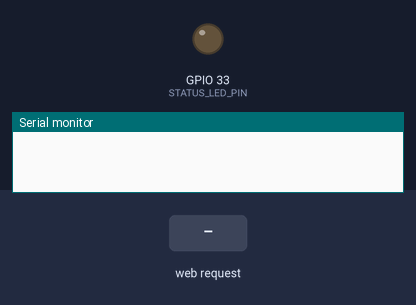
This sketch was run on a simulated ESP32. Shown: output pins drawn as LEDs (lit = HIGH), the last lines printed to the serial monitor. The inputs (shaded band) are chosen by the test bench. WiFi joins after 1.5 s; servers stay silent unless stated; the camera gives no picture.

Above: at 0.0 s.
At 4.0 s:
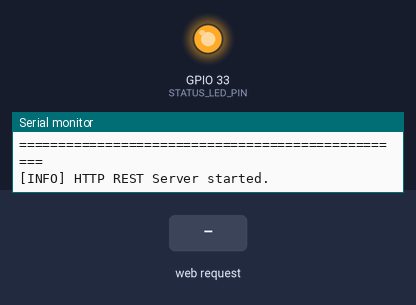
4.1 s: HTTP request GET /capture received
At 4.9 s:
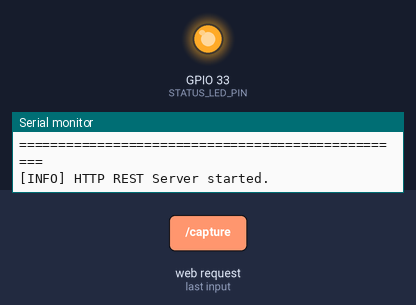
Timing chart, 0 to 7.1 s (numbered marks = the images above; inputs shaded):
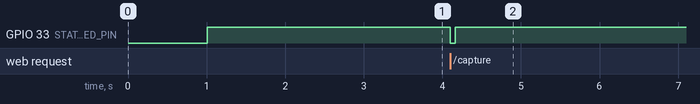

The sketch:

esp32_cam.ino
```cpp
/*
  EmotiCam - ESP32-CAM Firmware
  Real-Time Facial Emotion Detection Web System

  Target Board: AI-Thinker ESP32-CAM
  Camera Module: OV2640
  Protocol: HTTP over Wi-Fi

  Endpoints:
    - GET /        -> Diagnostic status web page
    - GET /capture -> Captures and returns latest JPEG frame
    - GET /status  -> Returns JSON telemetry (device, IP, camera state, free heap, uptime)

  Note: No SD card, No Bluetooth, No OLED display required.
*/

#include "esp_camera.h"
#include <WiFi.h>
#include <WebServer.h>
#include "soc/soc.h"
#include "soc/rtc_cntl_reg.h"

// =============================================================================
// WI-FI CONFIGURATION
// Replace with your local Wi-Fi SSID and Password before flashing
// =============================================================================
const char* ssid = "YOUR_WIFI_SSID";
const char* password = "YOUR_WIFI_PASSWORD";

// Web server listening on port 80
WebServer server(80);

// =============================================================================
// AI-THINKER ESP32-CAM PIN DEFINITIONS (OV2640)
// =============================================================================
#define PWDN_GPIO_NUM     32
#define RESET_GPIO_NUM    -1
#define XCLK_GPIO_NUM      0
#define SIOD_GPIO_NUM     26
#define SIOC_GPIO_NUM     27

#define Y9_GPIO_NUM       35
#define Y8_GPIO_NUM       34
#define Y7_GPIO_NUM       39
#define Y6_GPIO_NUM       36
#define Y5_GPIO_NUM       21
#define Y4_GPIO_NUM       19
#define Y3_GPIO_NUM       18
#define Y2_GPIO_NUM        5
#define VSYNC_GPIO_NUM    25
#define HREF_GPIO_NUM     23
#define PCLK_GPIO_NUM     22

// Optional onboard Flash LED (GPIO 4) and Status LED (GPIO 33)
#define FLASH_LED_PIN      4
#define STATUS_LED_PIN    33

// =============================================================================
// HANDLER: GET / (Root Diagnostic Page)
// =============================================================================
void handleRoot() {
  String html = "<!DOCTYPE html><html><head><meta charset='utf-8'>";
  html += "<meta name='viewport' content='width=device-width, initial-scale=1'>";
  html += "<title>EmotiCam ESP32-CAM Node</title>";
  html += "<style>body{font-family:sans-serif;background:#0d1117;color:#e6edf3;padding:2rem;text-align:center;}";
  html += ".card{background:#161b22;border:1px solid #30363d;border-radius:12px;padding:2rem;max-width:500px;margin:auto;box-shadow:0 8px 24px rgba(0,0,0,0.5);}";
  html += "h1{color:#58a6ff;margin-bottom:0.5rem;} .badge{background:#238636;color:white;padding:4px 12px;border-radius:20px;font-size:0.9rem;}";
  html += "a{color:#58a6ff;text-decoration:none;display:inline-block;margin-top:1rem;background:#21262d;padding:8px 16px;border-radius:6px;border:1px solid #30363d;}";
  html += "table{width:100%;margin-top:1.5rem;text-align:left;border-collapse:collapse;} td{padding:8px;border-bottom:1px solid #21262d;}</style></head><body>";
  html += "<div class='card'>";
  html += "<h1>EmotiCam Node</h1>";
  html += "<p><span class='badge'>CAMERA ONLINE</span></p>";
  html += "<table>";
  html += "<tr><td><b>Device:</b></td><td>AI-Thinker ESP32-CAM</td></tr>";
  html += "<tr><td><b>Sensor:</b></td><td>OmniVision OV2640</td></tr>";
  html += "<tr><td><b>IP Address:</b></td><td>" + WiFi.localIP().toString() + "</td></tr>";
  html += "<tr><td><b>Wi-Fi SSID:</b></td><td>" + String(WiFi.SSID()) + " (" + String(WiFi.RSSI()) + " dBm)</td></tr>";
  html += "<tr><td><b>Free Heap:</b></td><td>" + String(ESP.getFreeHeap()) + " bytes</td></tr>";
  html += "<tr><td><b>Uptime:</b></td><td>" + String(millis() / 1000) + "s</td></tr>";
  html += "</table>";
  html += "<a href='/capture' target='_blank'>Preview Single /capture Frame</a> ";
  html += "<a href='/status' target='_blank'>View /status JSON</a>";
  html += "</div></body></html>";

  server.sendHeader("Access-Control-Allow-Origin", "*");
  server.send(200, "text/html", html);
}

// =============================================================================
// HANDLER: GET /status (JSON Status Telemetry)
// =============================================================================
void handleStatus() {
  String json = "{";
  json += "\"device\":\"ESP32-CAM\",";
  json += "\"sensor\":\"OV2640\",";
  json += "\"camera\":\"online\",";
  json += "\"ip\":\"" + WiFi.localIP().toString() + "\",";
  json += "\"rssi\":" + String(WiFi.RSSI()) + ",";
  json += "\"free_heap\":" + String(ESP.getFreeHeap()) + ",";
  json += "\"uptime_ms\":" + String(millis());
  json += "}";

  server.sendHeader("Access-Control-Allow-Origin", "*");
  server.sendHeader("Content-Type", "application/json");
  server.send(200, "application/json", json);
}

// =============================================================================
// HANDLER: GET /capture (Real-Time JPEG Frame Capture)
// =============================================================================
void handleCapture() {
  camera_fb_t * fb = NULL;

  // Flash status LED indicator during capture
  digitalWrite(STATUS_LED_PIN, LOW); // Active LOW on ESP32-CAM

  // Capture frame from camera sensor
  fb = esp_camera_fb_get();

  digitalWrite(STATUS_LED_PIN, HIGH); // Turn off status LED

  if (!fb) {
    Serial.println("[ERROR] Camera capture failed!");
    server.sendHeader("Access-Control-Allow-Origin", "*");
    server.send(500, "text/plain", "Camera capture failed");
    return;
  }

  // Set HTTP headers for binary JPEG streaming
  server.sendHeader("Access-Control-Allow-Origin", "*");
  server.sendHeader("Content-Disposition", "inline; filename=capture.jpg");
  server.sendHeader("Cache-Control", "no-cache, no-store, must-revalidate");
  server.sendHeader("Pragma", "no-cache");
  server.sendHeader("Expires", "0");

  // Send the JPEG image buffer directly to client
  server.send_P(200, "image/jpeg", (const char *)fb->buf, fb->len);

  // Return buffer back to camera driver pool (Crucial to prevent memory leaks!)
  esp_camera_fb_return(fb);
}

// =============================================================================
// INITIALIZE CAMERA HARDWARE
// =============================================================================
bool initCamera() {
  camera_config_t config;
  config.ledc_channel = LEDC_CHANNEL_0;
  config.ledc_timer = LEDC_TIMER_0;
  config.pin_d0 = Y2_GPIO_NUM;
  config.pin_d1 = Y3_GPIO_NUM;
  config.pin_d2 = Y4_GPIO_NUM;
  config.pin_d3 = Y5_GPIO_NUM;
  config.pin_d4 = Y6_GPIO_NUM;
  config.pin_d5 = Y7_GPIO_NUM;
  config.pin_d6 = Y8_GPIO_NUM;
  config.pin_d7 = Y9_GPIO_NUM;
  config.pin_xclk = XCLK_GPIO_NUM;
  config.pin_pclk = PCLK_GPIO_NUM;
  config.pin_vsync = VSYNC_GPIO_NUM;
  config.pin_href = HREF_GPIO_NUM;
  config.pin_sccb_sda = SIOD_GPIO_NUM;
  config.pin_sccb_scl = SIOC_GPIO_NUM;
  config.pin_pwdn = PWDN_GPIO_NUM;
  config.pin_reset = RESET_GPIO_NUM;
  config.xclk_freq_hz = 20000000;
  config.pixel_format = PIXFORMAT_JPEG;

  // Frame size & quality configuration
  // PSRAM check allows higher resolution and double buffering
  if (psramFound()) {
    Serial.println("[INFO] PSRAM detected. Configuring VGA resolution (640x480).");
    config.frame_size = FRAMESIZE_VGA;  // 640x480
    config.jpeg_quality = 12;           // 10-63 (lower means higher quality)
    config.fb_count = 2;
    config.grab_mode = CAMERA_GRAB_LATEST;
  } else {
    Serial.println("[WARN] No PSRAM found. Falling back to QVGA (320x240).");
    config.frame_size = FRAMESIZE_QVGA; // 320x240
    config.jpeg_quality = 14;
    config.fb_count = 1;
    config.grab_mode = CAMERA_GRAB_WHEN_EMPTY;
  }

  // Camera init
  esp_err_t err = esp_camera_init(&config);
  if (err != ESP_OK) {
    Serial.printf("[FATAL] Camera init failed with error 0x%x\n", err);
    return false;
  }

  sensor_t * s = esp_camera_sensor_get();
  if (s != NULL) {
    // Sensor adjustments for optimal face contrast
    s->set_brightness(s, 1);     // -2 to 2
    s->set_contrast(s, 1);       // -2 to 2
    s->set_saturation(s, 0);     // -2 to 2
    s->set_whitebal(s, 1);       // 0 = disable , 1 = enable
    s->set_awb_gain(s, 1);       // 0 = disable , 1 = enable
    s->set_wb_mode(s, 0);        // 0 to 4 - 0: Auto, 1: Sunny, 2: Cloudy, 3: Office, 4: Home
  }

  Serial.println("[INFO] Camera hardware initialized successfully.");
  return true;
}

// =============================================================================
// SETUP
// =============================================================================
void setup() {
  // Disable brownout detector to prevent resets during high Wi-Fi/sensor current spikes
  WRITE_PERI_REG(RTC_CNTL_BROWN_OUT_REG, 0);

  // Initialize Serial Monitor
  Serial.begin(115200);
  Serial.setDebugOutput(false);
  delay(1000);

  Serial.println();
  Serial.println("==================================================");
  Serial.println("   EmotiCam - ESP32-CAM AI Node Starting Up...   ");
  Serial.println("==================================================");

  // Configure Status LED
  pinMode(STATUS_LED_PIN, OUTPUT);
  digitalWrite(STATUS_LED_PIN, HIGH); // Off

  // Initialize Camera
  if (!initCamera()) {
    Serial.println("[FATAL] Halting due to camera initialization error.");
    while (true) {
      digitalWrite(STATUS_LED_PIN, LOW);
      delay(200);
      digitalWrite(STATUS_LED_PIN, HIGH);
      delay(200);
    }
  }

  // Connect to Wi-Fi
  Serial.printf("[INFO] Connecting to Wi-Fi: %s", ssid);
  WiFi.mode(WIFI_STA);
  WiFi.begin(ssid, password);

  int attempts = 0;
  while (WiFi.status() != WL_CONNECTED && attempts < 30) {
    delay(500);
    Serial.print(".");
    attempts++;
  }
  Serial.println();

  if (WiFi.status() == WL_CONNECTED) {
    Serial.println("[SUCCESS] Wi-Fi Connected!");
    Serial.printf("[INFO] ESP32-CAM IP Address : http://%s\n", WiFi.localIP().toString().c_str());
    Serial.printf("[INFO] Capture Endpoint     : http://%s/capture\n", WiFi.localIP().toString().c_str());
    Serial.printf("[INFO] Status Endpoint      : http://%s/status\n", WiFi.localIP().toString().c_str());
    Serial.println("==================================================");
  } else {
    Serial.println("[ERROR] Wi-Fi connection timed out. Please check SSID/Password.");
  }

  // Register Web Endpoints
  server.on("/", HTTP_GET, handleRoot);
  server.on("/capture", HTTP_GET, handleCapture);
  server.on("/status", HTTP_GET, handleStatus);

  // Start HTTP Server
  server.begin();
  Serial.println("[INFO] HTTP REST Server started.");
}

// =============================================================================
// MAIN LOOP
// =============================================================================
void loop() {
  server.handleClient();

  // Auto-reconnect Wi-Fi if connection drops
  if (WiFi.status() != WL_CONNECTED) {
    Serial.println("[WARN] Wi-Fi connection lost. Attempting reconnection...");
    WiFi.reconnect();
    delay(2000);
  }
}
```

Measured:
- after the input at 4.1 s, GPIO 33 (STATUS_LED_PIN): HIGH → LOW at once, → HIGH 0.06 s later
